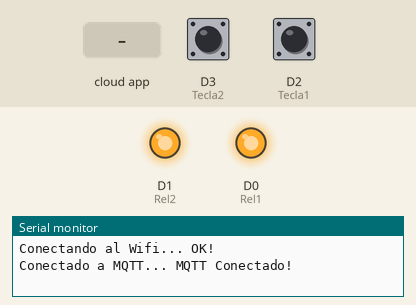
Recording of a sketch running on a simulated ESP8266 (NodeMCU). Parts: output pins drawn as LEDs (lit = HIGH), the last lines printed to the serial monitor. The inputs (shaded band) are chosen by the test bench; at power-on: D3 (Tecla2) HIGH, D2 (Tecla1) HIGH. WiFi joins after 1.5 s; servers stay silent unless stated; no MQTT or app messages arrive unless stated.

Above: at 2.7 s.
2.8 s: D3 (Tecla2) pulled LOW for 0.15 s
At 3.3 s:
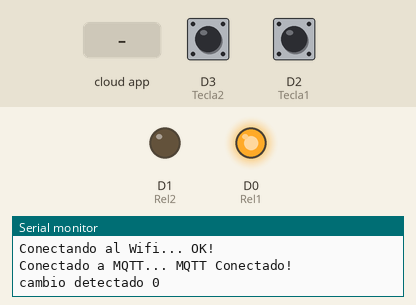
4.4 s: the phone or cloud app sets onoff0 to 1
At 5.6 s:
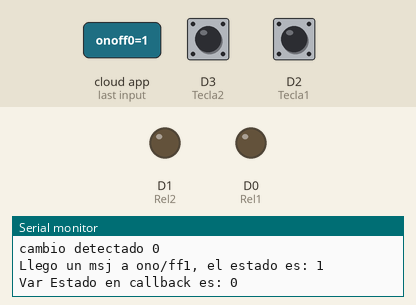
5.9 s: the phone or cloud app sets onoff1 to 0
At 7.1 s:
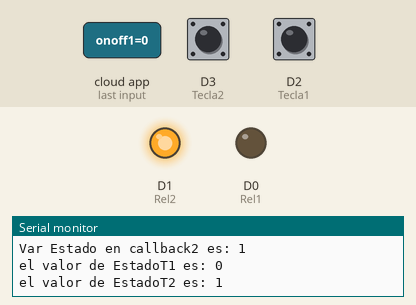
7.4 s: the phone or cloud app sets onoff1 to 1
At 8.3 s:
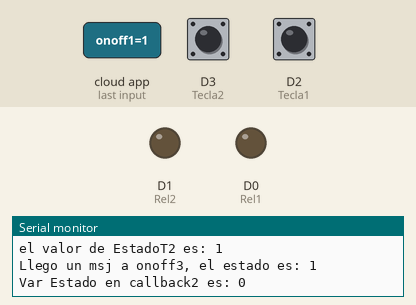
8.9 s: D3 (Tecla2) pulled LOW for 3.2 s
At 9.3 s:
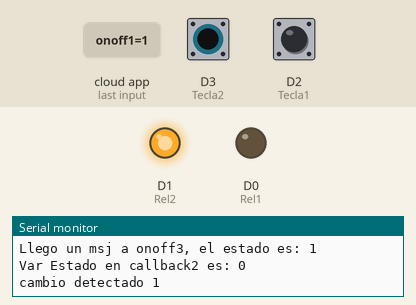
Timing chart, 0 to 13.6 s (numbered marks = the images above; inputs shaded):
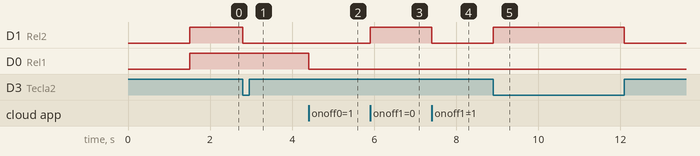

Measured:
- after the input at 2.8 s, D1 (Rel2): HIGH → LOW at once
- after the input at 4.4 s, D0 (Rel1): HIGH → LOW at once
- after the input at 5.9 s, D1 (Rel2): LOW → HIGH at once
- after the input at 7.4 s, D1 (Rel2): HIGH → LOW at once
- after the input at 8.9 s, D1 (Rel2): LOW → HIGH at once, → LOW 3.2 s later

The sketch:

GoogleAssistant_relays_y_Teclas.ino
```cpp
/*
Control de Relays con MQTT y llaves de punto fisicas, Para automatizacion del hogar.

Contributors:
   -diegohce

Fecha: 23/02/2019
Autor: Horacio Rico
*/

#include <ESP8266WiFi.h>
#include "Adafruit_MQTT.h"
#include "Adafruit_MQTT_Client.h"

#define WIFI_SSID  "SSID"
#define WIFI_PASS "PASSWORD"

#define MQTT_SERV "io.adafruit.com"
#define MQTT_PORT 1883
#define MQTT_NAME "USUARIO"
#define MQTT_PASS "KEY"

//Definimos los Relays
#define Rel1 D0
#define Rel2 D1

//Definimos los pines de los botones:
#define Tecla1 D2
#define Tecla2 D3


//Definimos las variables de los los Feeds:
#define FEED1 "/f/onoff0"  //Editar con el feed que corresponda
#define FEED2 "/f/onoff1"  //Editar con el feed que corresponda

//Setup del WiFi y del cliente MQTT
WiFiClient client;
Adafruit_MQTT_Client mqtt(&client, MQTT_SERV, MQTT_PORT, MQTT_NAME, MQTT_PASS);

//Lee los datos de las queue
Adafruit_MQTT_Subscribe onoff2 = Adafruit_MQTT_Subscribe(&mqtt, MQTT_NAME FEED1);
Adafruit_MQTT_Subscribe onoff3 = Adafruit_MQTT_Subscribe(&mqtt, MQTT_NAME FEED2);

//Definimos tiempo y las variables volatiles
unsigned long tiempo;
volatile int EstadoT1 = HIGH;
volatile int EstadoT2 = HIGH;
int tecla1 = digitalRead(Tecla1);
int tecla2 = digitalRead(Tecla2);


//Configuramos los callbacks de los feeds y la logica de la accion.
void onoff2callback(char *onoff2, uint16_t len) {
   if ((char)*onoff2 == '1' && EstadoT1 == HIGH && tecla1 == HIGH ) {
    EstadoT1 = LOW;
  }
  else if ((char)*onoff2 == '1' && EstadoT1 == HIGH && tecla1 == LOW ) {
    EstadoT1 = LOW;
  }
  else if ((char)*onoff2 == '0' && EstadoT1 == LOW && tecla1 == HIGH ) {
    EstadoT1 = HIGH;
  }
  else if ((char)*onoff2 == '0' && EstadoT1 == LOW && tecla1 == LOW ) {
    EstadoT1 = HIGH;
  }

  digitalWrite(Rel1, EstadoT1);

  Serial.print("Llego un msj a ono/ff1, el estado es: ");
  Serial.println(onoff2);
  Serial.print("Var Estado en callback es: ");
  Serial.println(EstadoT1);
}

void onoff3callback(char *onoff3, uint16_t len) {
   if ((char)*onoff3 == '1' && EstadoT2 == HIGH && tecla2 == HIGH ) {
    EstadoT2 = LOW;
  }
  else if ((char)*onoff3 == '1' && EstadoT2 == HIGH && tecla2 == LOW ) {
    EstadoT2 = LOW;
  }
  else if ((char)*onoff3 == '0' && EstadoT2 == LOW && tecla2 == HIGH ) {
    EstadoT2 = HIGH;
  }
  else if ((char)*onoff3 == '0' && EstadoT2 == LOW && tecla2 == LOW ) {
    EstadoT2 = HIGH;
  }

  digitalWrite(Rel2, EstadoT2);

  Serial.print("Llego un msj a onoff3, el estado es: ");
  Serial.println(onoff3);
  Serial.print("Var Estado en callback2 es: ");
  Serial.println(EstadoT2);
}

//Configuramos la funcion de cambio, para cuando detecte una alteracion en el pin de la tecla
void CambioT1() {
  if(millis() - tiempo > 150){
   EstadoT1 = !EstadoT1 ;
   tiempo = millis();
   Serial.print("cambio detectado ");
   Serial.println(EstadoT1);
   }

   digitalWrite(Rel1, EstadoT1);
}

void CambioT2() {
  if(millis() - tiempo > 150){
   EstadoT2 = !EstadoT2 ;
   tiempo = millis();
   Serial.print("cambio detectado ");
   Serial.println(EstadoT2);
   }

   digitalWrite(Rel2, EstadoT2);
}


void MQTT_connect()
{
  int8_t ret;

  // No hacer nada si ya esta conectado
  if (mqtt.connected())
  {
    return;
  }

  Serial.print("Conectado a MQTT... ");

  uint8_t retries = 3;
  while ((ret = mqtt.connect()) != 0) // connect will return 0 for connected
  {
       Serial.println(mqtt.connectErrorString(ret));
       Serial.println("Reintentando conexion a MQTT en 4 segundos...");
       mqtt.disconnect();
       delay(4000);  // espera 4 segundos
       retries--;
       if (retries == 0)
       {

         while (1);
       }
  }
  Serial.println("MQTT Conectado!");
}
/***************************************************************/

void setup()
{
  Serial.begin(9600);

  //Connect to WiFi
  Serial.print("\n\nConectando al Wifi... ");
  WiFi.begin(WIFI_SSID, WIFI_PASS);
  while (WiFi.status() != WL_CONNECTED)
  {
    delay(500);
  }

  Serial.println("OK!");

//Suscribirse a los feed onoff
  mqtt.subscribe(&onoff2);
  mqtt.subscribe(&onoff3);

//Reles como Salida y que inicien apagados:
  pinMode(Rel1, OUTPUT);
  pinMode(Rel2, OUTPUT);
  digitalWrite(Rel1,HIGH);
  digitalWrite(Rel2,HIGH);

//Teclas en modo entrada con pullup, tambien definimos un valor para la var: tiempo
  pinMode(Tecla1, INPUT_PULLUP);
  pinMode(Tecla2, INPUT_PULLUP);
  tiempo = 0;
  onoff2.setCallback(onoff2callback);
  onoff3.setCallback(onoff3callback);

//definimos las interrupciones
  attachInterrupt(digitalPinToInterrupt(Tecla1), CambioT1, CHANGE);
  attachInterrupt(digitalPinToInterrupt(Tecla2), CambioT2, CHANGE);

}

/***************************************************************/

void loop()
{
  MQTT_connect();

//Tiempo en el que va a procesar los datos de los callbacks.
  mqtt.processPackets(5000);

 Serial.print("el valor de EstadoT1 es: ");
 Serial.println(EstadoT1);
 Serial.print("el valor de EstadoT2 es: ");
 Serial.println(EstadoT2);

if (!mqtt.ping())
  {
    mqtt.disconnect();
  }
}

/***************************************************************/
```
